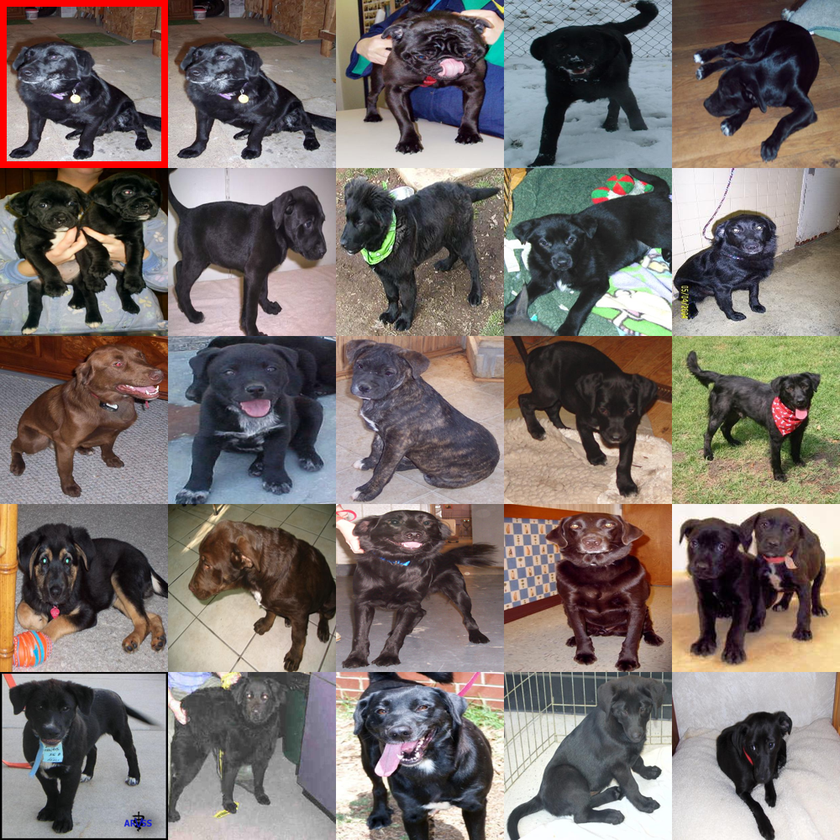
#> input picture Assignment-3/Coding Task 2/Image_dump/image_0.png, 840 x 840 px, shrunk from 1000 x 1000 before the run, given in place of the camera
$ jupyter execute file.ipynb   (older library calls are emulated)
#> lines starting #> are read from the running program, lines starting #| are printed output that depends on the picture; after the words box and inside, x2 and y2 are one past the last pixel; in counts of white or black regions, pixels touching at a corner belong together
[cell 1]
import cv2
import numpy as np
import matplotlib.pyplot as plt

[cell 2]
def show(name,n,m,i,Title):
    plt.subplot(n,m,i)
    plt.imshow(name,cmap='grey')
    plt.title(Title)
    plt.axis('off')

[cell 3]
def capture_img(c_index=0):
    # c_index == camera index
#> called with c_index = 0
    cap = cv2.VideoCapture(c_index)
    if not cap.isOpened():
        print(f"Camera index {c_index} not found. Trying another index...")
        cap = cv2.VideoCapture(1)  # Try second camera index
        if not cap.isOpened():
            print("No camera found!")
            return None

    ret, frame = cap.read()  # Capture a single frame
#> frame is the input picture: shape (840, 840, 3); mean B, G, R 108, 112, 121
    cap.release()

    if not ret:
        print("Failed to capture image.")
        return None

    return frame

[cell 4]
#a. Grey scale
def greyscale(image):
    return cv2.cvtColor(image, cv2.COLOR_BGR2GRAY)

[cell 5]
#b. Threshloding Images
def threshold_image_i(image, threshold_value=127):
#> called with threshold_value = 127
    _, holded = cv2.threshold(image, threshold_value, 255, cv2.THRESH_BINARY)
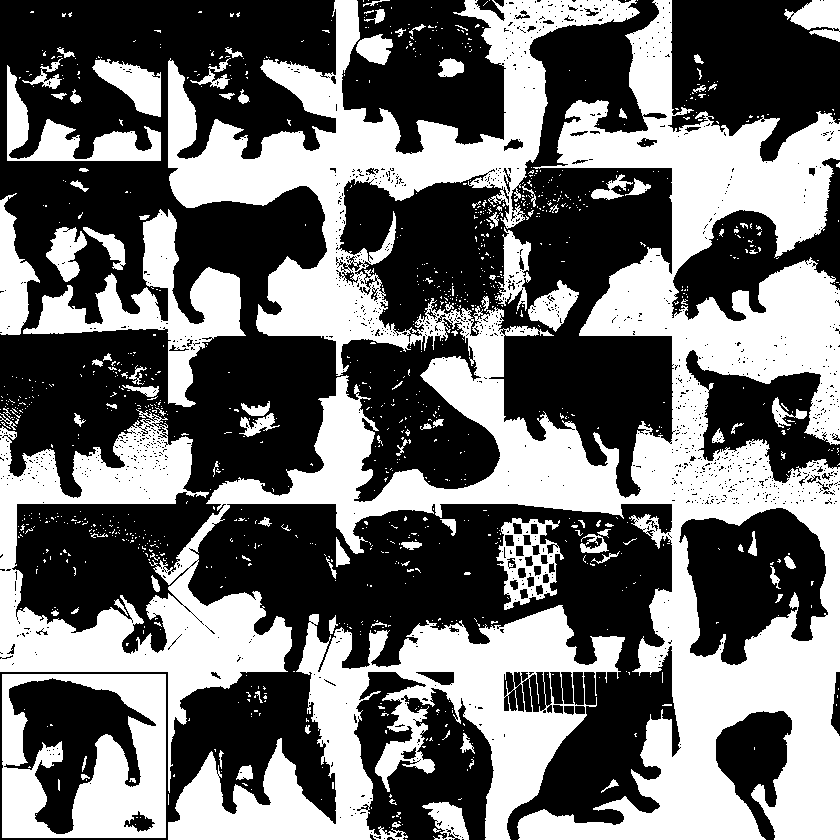
#> holded: shape (840, 840); 43.6% white; 1123 white regions (1008 under 20 px), largest, box (x1, y1, x2, y2) and area: (0, 0, 840, 840) 208831, (168, 605, 625, 840) 40536, (2, 674, 166, 838) 15865
    return holded

[cell 6]
def threshold_image_ii(image):
    n = 256//8
    t_image = (image//n)*n
    return t_image

[cell 7]
#c. Sobel and Canny

def sobel_edge_detection(image):
    sobel_x = cv2.Sobel(image, cv2.CV_64F, 1, 0, ksize=3)  # Horizontal gradients
    sobel_y = cv2.Sobel(image, cv2.CV_64F, 0, 1, ksize=3)  # Vertical gradients
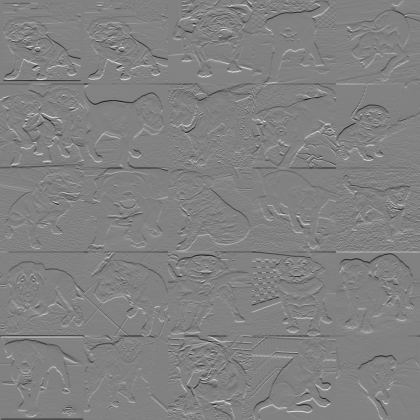
#> sobel_y: shape (840, 840) float64 (shown at 1/2 size); min -876, max 847, mean 0.8; drawn with min black and max white
    sobel_combined = cv2.magnitude(sobel_x, sobel_y)  # Combine both gradients
    sobel_combined = np.uint8(sobel_combined)  # Convert to uint8 for display
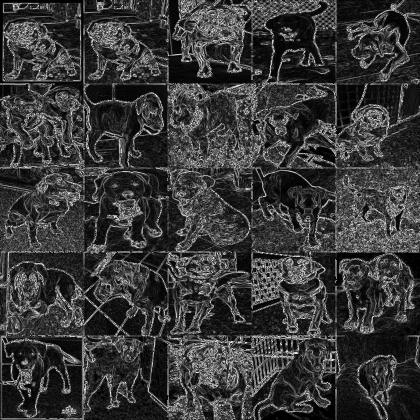
#> sobel_combined: shape (840, 840) (shown at 1/2 size); min 0, max 255, mean 57
    return sobel_combined

def canny_edge_detection(image, lower_thresh=50, upper_thresh=150):
#> called with lower_thresh = 50, upper_thresh = 150
    edges = cv2.Canny(image, lower_thresh, upper_thresh)
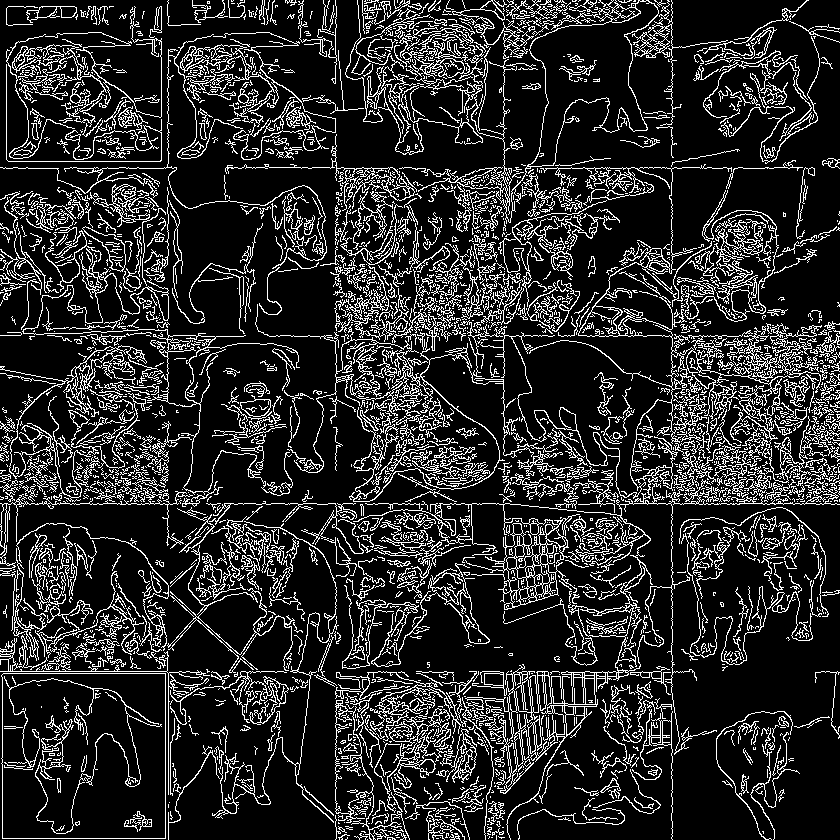
#> edges: shape (840, 840); 16.4% white in thin lines or dots
    return edges

[cell 8]
#d. Applying Gaussian Filter
def gaussian_filter(image, kernel_size=5, sigma=2):
#> called with kernel_size = 5, sigma = 2
    kernel_half = kernel_size // 2
    x, y = np.mgrid[-kernel_half:kernel_half+1, -kernel_half:kernel_half+1]
    gaussian_kernel = np.exp(-(x**2 + y**2) / (2 * sigma**2))
    gaussian_kernel /= gaussian_kernel.sum()

    gaussian_image = cv2.filter2D(image, -1, gaussian_kernel)
    return gaussian_image

[cell 9]
#e. Sharpen image
def sharpen_convolution(image,kernel):
    image_height, image_width = image.shape
    kernel_height, kernel_width = kernel.shape

    # Calculate padding size (assumes kernel is square and odd-sized)
    pad_height = kernel_height // 2
    pad_width = kernel_width // 2

    # Pad the image with zeros (zero-padding)
    padded_image = np.zeros((image_height + 2 * pad_height, image_width + 2 * pad_width), dtype=np.float32)
    padded_image[pad_height:pad_height+image_height, pad_width:pad_width+image_width] = image

    # Initialize the output (result) image
    result = np.zeros_like(image, dtype=np.float32)

    # Perform convolution
    for i in range(image_height):
        for j in range(image_width):
            # Extract the region of interest
            region = padded_image[i:i+kernel_height, j:j+kernel_width]
            # Element-wise multiplication and summing
            result[i, j] = np.sum(region * kernel)
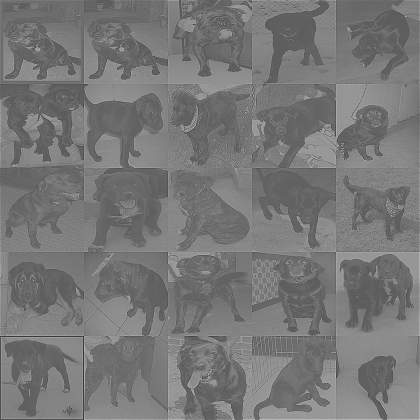
#> result: shape (840, 840) float32 (shown at 1/2 size); min -387, max 686, mean 114.8; drawn with min black and max white

    # Clip values to be in the range [0, 255] and convert to uint8
    result = np.clip(result, 0, 255).astype(np.uint8)
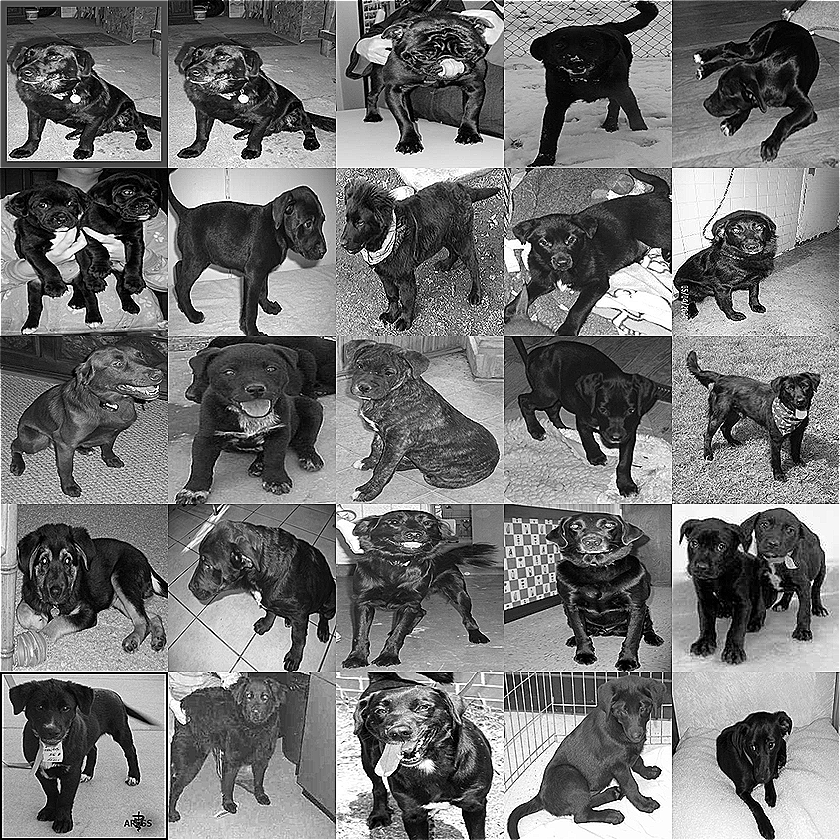
#> result: shape (840, 840); min 0, max 255, mean 114.6
    return result

[cell 10]
def sharpen_image(image):
    kernel = np.array([[ 0, -1,  0],[-1,  5, -1],[ 0, -1,  0]], dtype=np.float32)
    return sharpen_convolution(image, kernel)

[cell 11]
#f. RGB to BGR
def rgb_to_bgr(image):
    return cv2.cvtColor(image, cv2.COLOR_RGB2BGR)

[cell 12]
def main():
    image = capture_img(0)

    # Step 2: Apply the transformations
    grey_image = greyscale(image)
    thresholded_image_i = threshold_image_i(grey_image)
    thresholded_image_ii = threshold_image_ii(grey_image)
    sobel_image = sobel_edge_detection(grey_image)
    canny_image = canny_edge_detection(grey_image)
    gaussian_image = gaussian_filter(grey_image)
    sharpened_image = sharpen_image(grey_image)
    # rgb_image = rgb_to_bgr(grey_image)

    # Step 3: Display the images in a 2x4 grid using the 'show' function
    plt.figure(figsize=(12, 8))  # Set figure size

    # Show the images in a 2x4 grid
    show(grey_image, 2, 4, 1, "Grayscale")
    show(thresholded_image_i, 2, 4, 2, "Thresholding (Binary)")
    show(thresholded_image_ii, 2, 4, 3, "Thresholding (16 Gray Levels)")
    show(sobel_image, 2, 4, 4, "Sobel Edge Detection")
    show(canny_image, 2, 4, 5, "Canny Edge Detection")
    show(gaussian_image, 2, 4, 6, "Gaussian Filter")
    show(sharpened_image, 2, 4, 7, "Sharpened Image")
    show(image, 2, 4, 8, "Image")

    plt.tight_layout()  # Adjust subplots to fit the figure area
    plt.show()  # Display the plot

# Call the main function to execute the code
if __name__ == "__main__":
    main()

$ run again, on Assignment-3/Coding Task 2/Image_dump/image_1.png
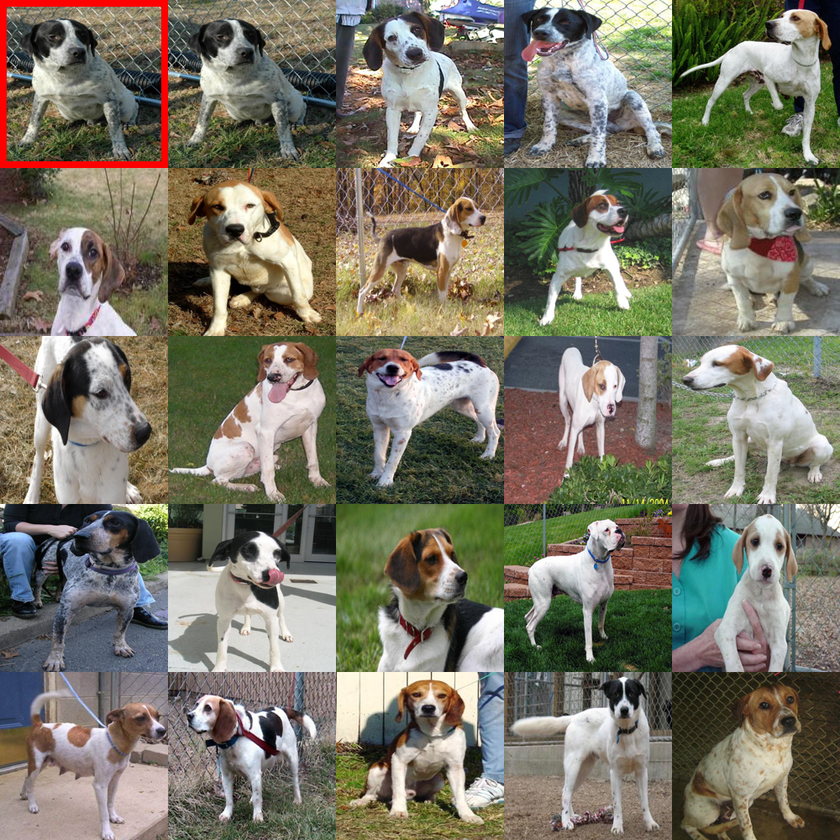
#> input picture Assignment-3/Coding Task 2/Image_dump/image_1.png, 840 x 840 px, shrunk from 1000 x 1000 before the run, given in place of the camera
#> in capture_img, frame is the input picture: shape (840, 840, 3); mean B, G, R 101.8, 116.9, 120.2
#> in threshold_image_i, `_, holded = cv2.threshold(image, threshold_value, 255, cv2.THRESH_BINA..`:
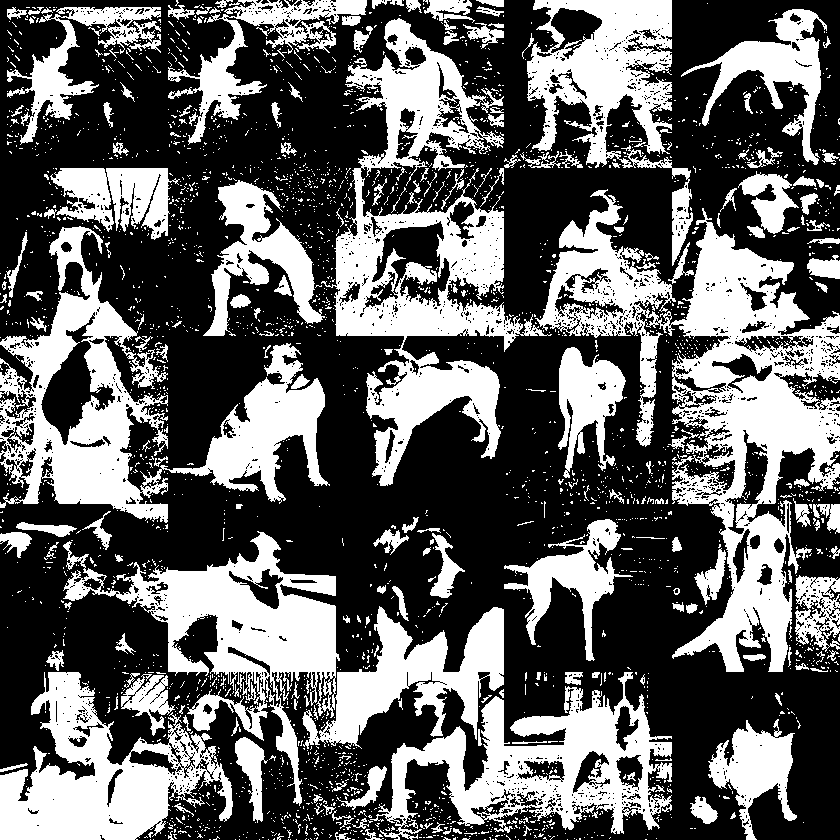
#> holded: shape (840, 840); 38.2% white; 2846 white regions (2630 under 20 px), largest, box (x1, y1, x2, y2) and area: (535, 189, 840, 672) 44346, (321, 18, 552, 486) 32936, (63, 531, 504, 806) 32411
#> edges: shape (840, 840); 24.9% white in thin lines or dots
#> in sharpen_convolution, `result = np.clip(result, 0, 255).astype(np.uint8)`:
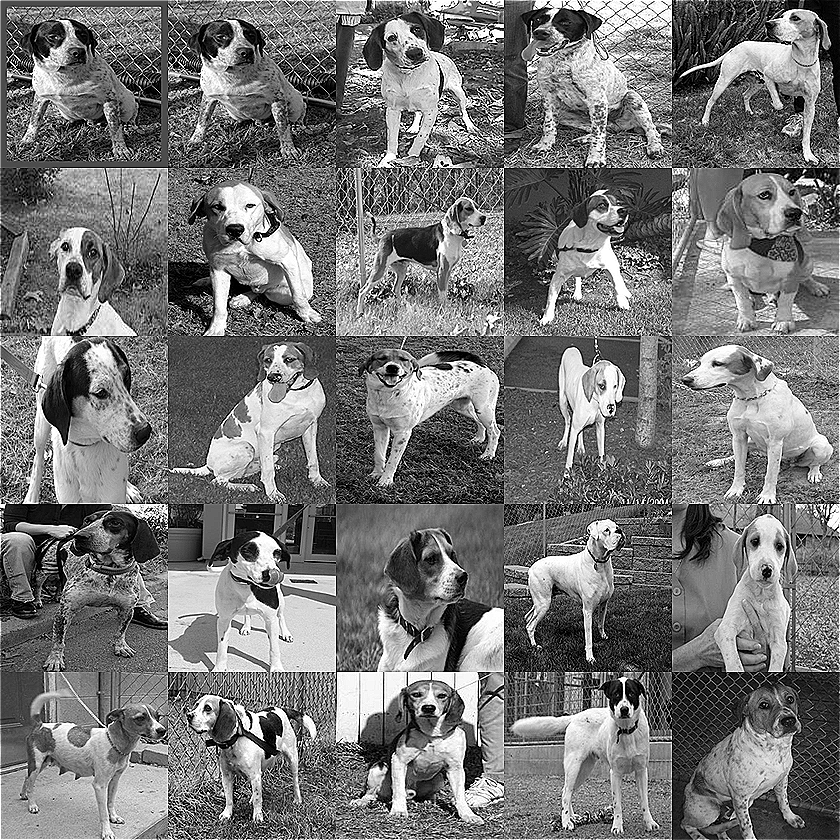
#> result: shape (840, 840); min 0, max 255, mean 116.9

$ run again, on Assignment-3/Coding Task 2/Image_dump/image_10.png
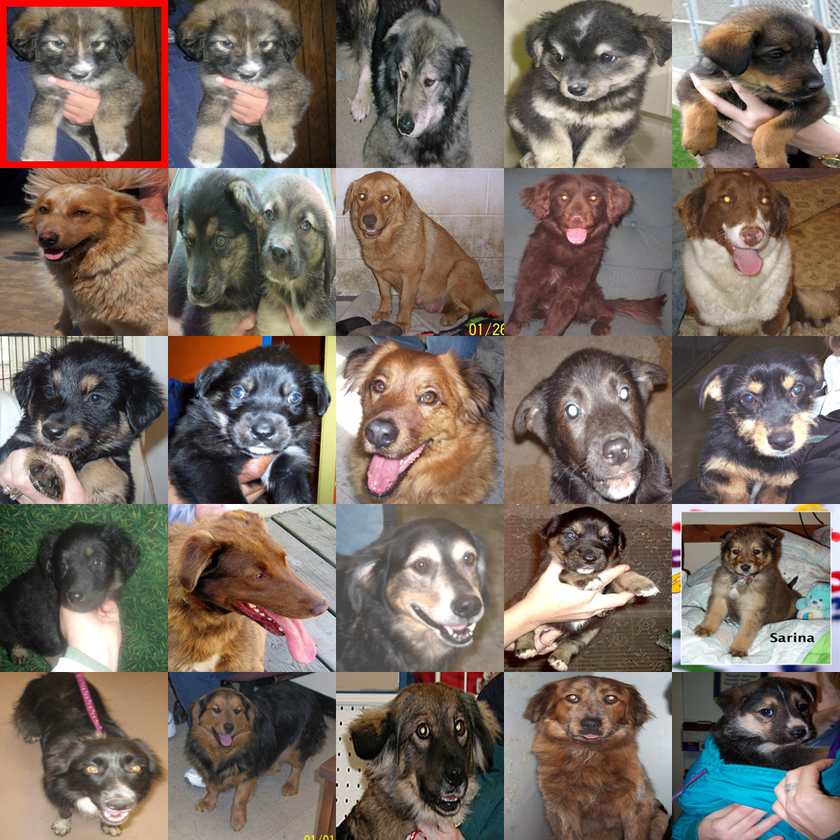
#> input picture Assignment-3/Coding Task 2/Image_dump/image_10.png, 840 x 840 px, shrunk from 1000 x 1000 before the run, given in place of the camera
#> in capture_img, frame is the input picture: shape (840, 840, 3); mean B, G, R 98.3, 107.6, 120
#> in threshold_image_i, `_, holded = cv2.threshold(image, threshold_value, 255, cv2.THRESH_BINA..`:
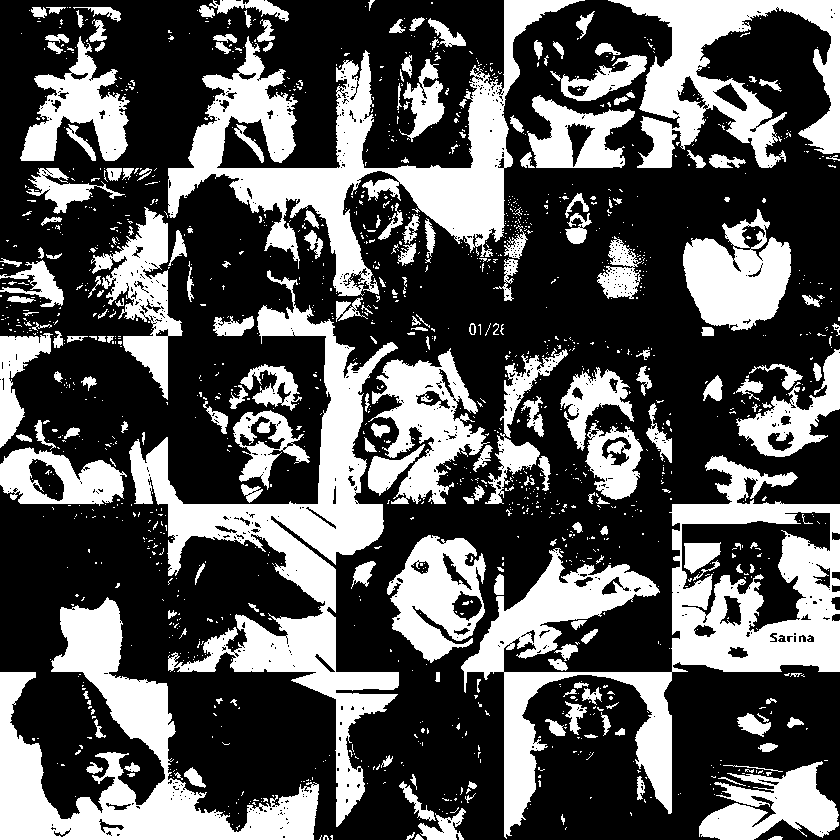
#> holded: shape (840, 840); 34.4% white; 1515 white regions (1293 under 20 px), largest, box (x1, y1, x2, y2) and area: (461, 455, 840, 839) 36064, (129, 270, 399, 827) 31912, (168, 0, 585, 296) 30254
#> edges: shape (840, 840); 18.4% white in thin lines or dots
#> after the loop in sharpen_convolution, `for i in range(image_height):`:
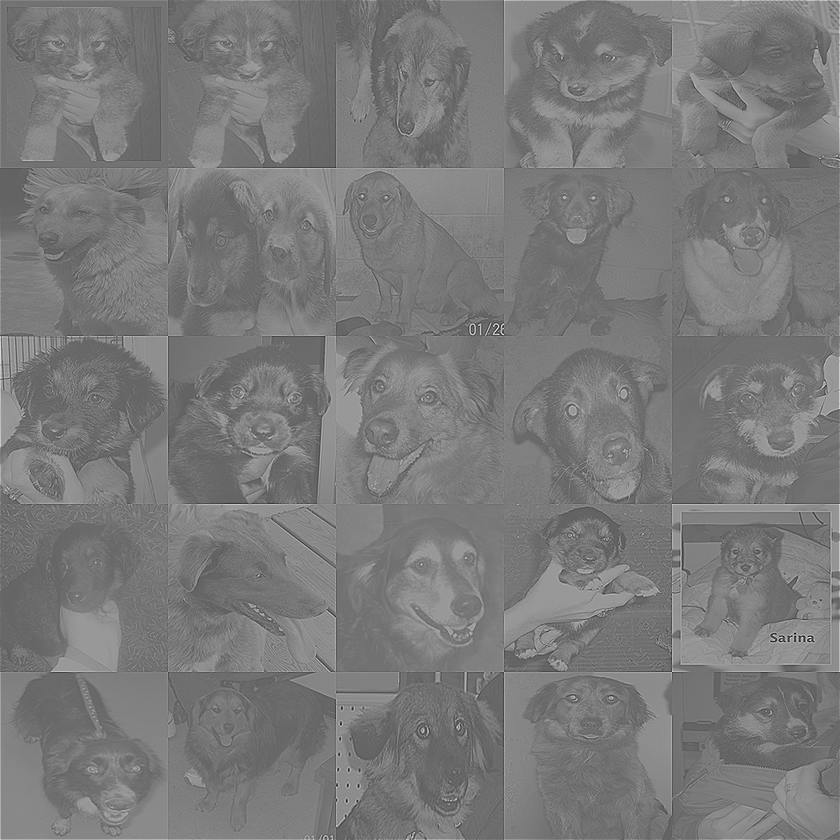
#> result: shape (840, 840) float32; min -473, max 746, mean 110.8; drawn with min black and max white
